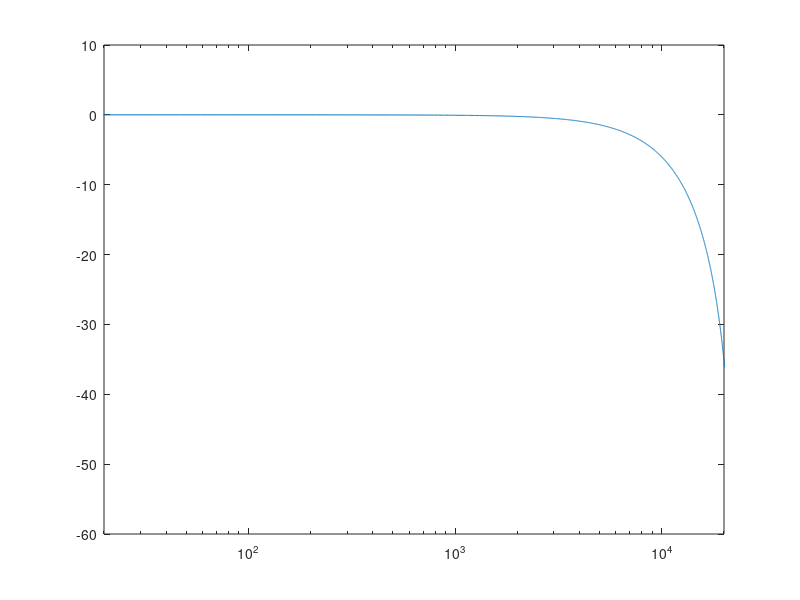

Reproduce this figure in MATLAB.
% frequencyResponse.m
% Dan Hirlinger
% 3/8/21
clear; clc; 

b = [1 3 3 1];
G = 1/8;

h = G * [1 3 3 1];

Fs = 48000;

% freqz(b); % not unity gain
[H,F] = freqz(h,1,2048,Fs); % unity gain

% Plot w log-weighting
% dBA with log frequency
semilogx(F,20*log10(abs(H)));
axis([20 20000 -60 10]);
